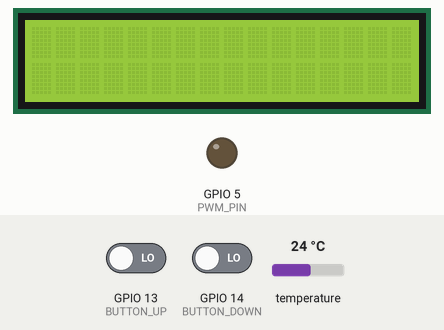
Recording of a sketch running on a simulated ESP32. Shown: 16×2 character LCD, output pins drawn as LEDs (lit = HIGH). The test bench sets the inputs (shaded band); at power-on: GPIO 13 (BUTTON_UP) LOW, GPIO 14 (BUTTON_DOWN) LOW, temperature 24 °C. What the sketch prints to the serial monitor is not drawn.

Above: at 1.2 s.
1.3 s: GPIO 13 (BUTTON_UP) driven HIGH and GPIO 14 (BUTTON_DOWN) driven HIGH
4.9 s: temperature set to 41 °C
At 5.8 s:
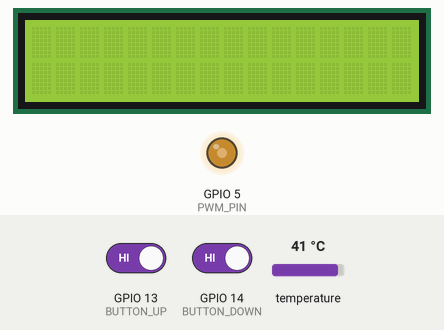
8.5 s: temperature set to 12 °C
12.1 s: temperature set to 19 °C
Timing chart, 0 to 15.1 s (numbered marks = the images above; inputs shaded):
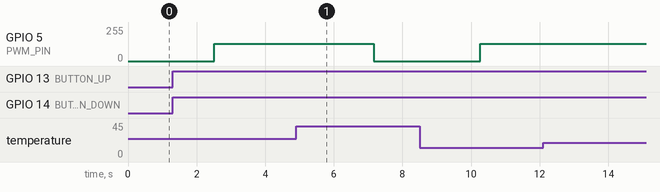

The sketch:

ESTUFA_CPC_valendo2.ino
```cpp
#include <OneWire.h>
#include <DallasTemperature.h>
#include <Ticker.h>
#include <Arduino.h>  // Necessário para utilizar FreeRTOS no ESP32
#include <Wire.h>
#include <LiquidCrystal_I2C.h>

#define TEMP_PIN 4
#define PWM_PIN 5

#define BUTTON_UP 13
#define BUTTON_DOWN 14

LiquidCrystal_I2C lcd(0x38, 16, 2);

unsigned long up_press = 0;
unsigned long down_press = 0;
bool status = false;

const int freq = 1000;    // Frequency (in Hz)
const int resolution = 8; // Resolution of PWM (8 bits)
const int channel = 0;    // PWM channel

Ticker read_sensor_timer;
Ticker controller_timer;
Ticker display_timer;

OneWire oneWire(TEMP_PIN);
DallasTemperature temp_sensor(&oneWire);

// Constantes baseadas na função de transferência
// const float a1 = 0.9998;
const float b0 = 0.007816;
const float b1 = 0.007816;

// Variáveis para armazenar os valores atuais e anteriores
float y_current = 0;
float y_previous = 0;
float u_current = 0;
float u_previous = 0;
float y_controller = 0.0;
float y_max = 20;
float y_min = 0;

// Set Point desejado (em graus Celsius)
float setPoint = 40.0;
float lastSetpoint = 40.0;

float temp = 0.0;
int duty = 0;

// Função que realiza a leitura da temperatura
void read_sensor() {
    // Inicia a conversão de temperatura, não espera pela conclusão
    // temp_sensor.setWaitForConversion(false);
  temp_sensor.requestTemperatures();
  temp = temp_sensor.getTempCByIndex(0);
}

// Função que realiza o cálculo do controlador
void calculate_control() {
  if(status == true) {
    u_current = setPoint - temp;
    y_current = b0 * u_current + b1 * u_previous;
    u_previous = u_current;
    y_previous = y_current;
    y_controller = y_current;
    set_pwm();
  } else {
    return;
  }

}

void update_display() {
  lcd.clear();
  lcd.setCursor(0, 0);
  if(status == true){
    lcd.printf("Temp: %.2f C", temp);
    lcd.setCursor(0, 1);
    lcd.printf("Set: %.2f C", setPoint);
  } else {
    lcd.printf("DESLIGADO");
  }
}

void turn_off() {
  ledcWrite(PWM_PIN, 0);
}

// Função que ajusta o PWM
void set_pwm() {
  if (y_controller > y_max) {
    y_controller = y_max;
  } else if (y_controller < y_min) {
    y_controller = y_min;
  }

  int pwm = map(y_controller * 100, y_min, y_max, 0, 255);
  duty = map(pwm, 0, 255, 0, 100);
  if(pwm >= 128){
    pwm = 128;
  }

  ledcWrite(PWM_PIN, pwm);
}

bool both_pressed(unsigned long first, unsigned long second) {
  if(second - first <= 1000){
    return true;
  } else {
    return false;
  }
}

void set_power(){
  setPoint = lastSetpoint;
  status = !status;
  if(status == false){
    turn_off();

  }
}

void IRAM_ATTR up_ISR() {
  up_press = millis();
  if(both_pressed(down_press, up_press)){
    set_power();
    return;
  } else if(status == true) {
    lastSetpoint = setPoint;
     if(setPoint < 60) {
    setPoint += 2.0;
  }
  }
}

void IRAM_ATTR down_ISR() {
  down_press = millis();
  if(both_pressed(up_press, down_press)){
    set_power();
    return;
  } else if(status == true) {
    lastSetpoint = setPoint;
     if(setPoint > 40) {
    setPoint -= 2.0;
  }
  }
}

void setup() {
  Serial.begin(115200);
  temp_sensor.begin();

  // Configuração do PWM
  ledcAttach(PWM_PIN, freq, resolution);

  // Configuração do timer para leitura do sensor
  read_sensor_timer.attach(0.2, read_sensor);
  controller_timer.attach(0.1, calculate_control);
  display_timer.attach(1, update_display);

  lcd.init();
  lcd.backlight();

  pinMode(BUTTON_UP, INPUT);
  attachInterrupt(BUTTON_UP, up_ISR, RISING);

  pinMode(BUTTON_DOWN, INPUT);
  attachInterrupt(BUTTON_DOWN, down_ISR, RISING);
}

void loop() {
  Serial.printf("Temperatura: %.2f\n", temp);
  Serial.printf("Controlador: %.2f\n", y_controller);
  Serial.printf("Duty: %d \n", duty);
  Serial.printf("Setpoint: %.2f \n", setPoint);
  Serial.printf("Status: %d \n", status);
  delay(2000);
}
```

Measured:
- after the input at 1.3 s, GPIO 5 (PWM_PIN): 0/255 → 128/255 after 1.2 s
- after the input at 4.9 s, GPIO 5 (PWM_PIN): 128/255 → 0/255 after 2.3 s
- after the input at 8.5 s, GPIO 5 (PWM_PIN): 0/255 → 128/255 after 1.8 s
- after the input at 12.1 s, every drawn part: stays the same
